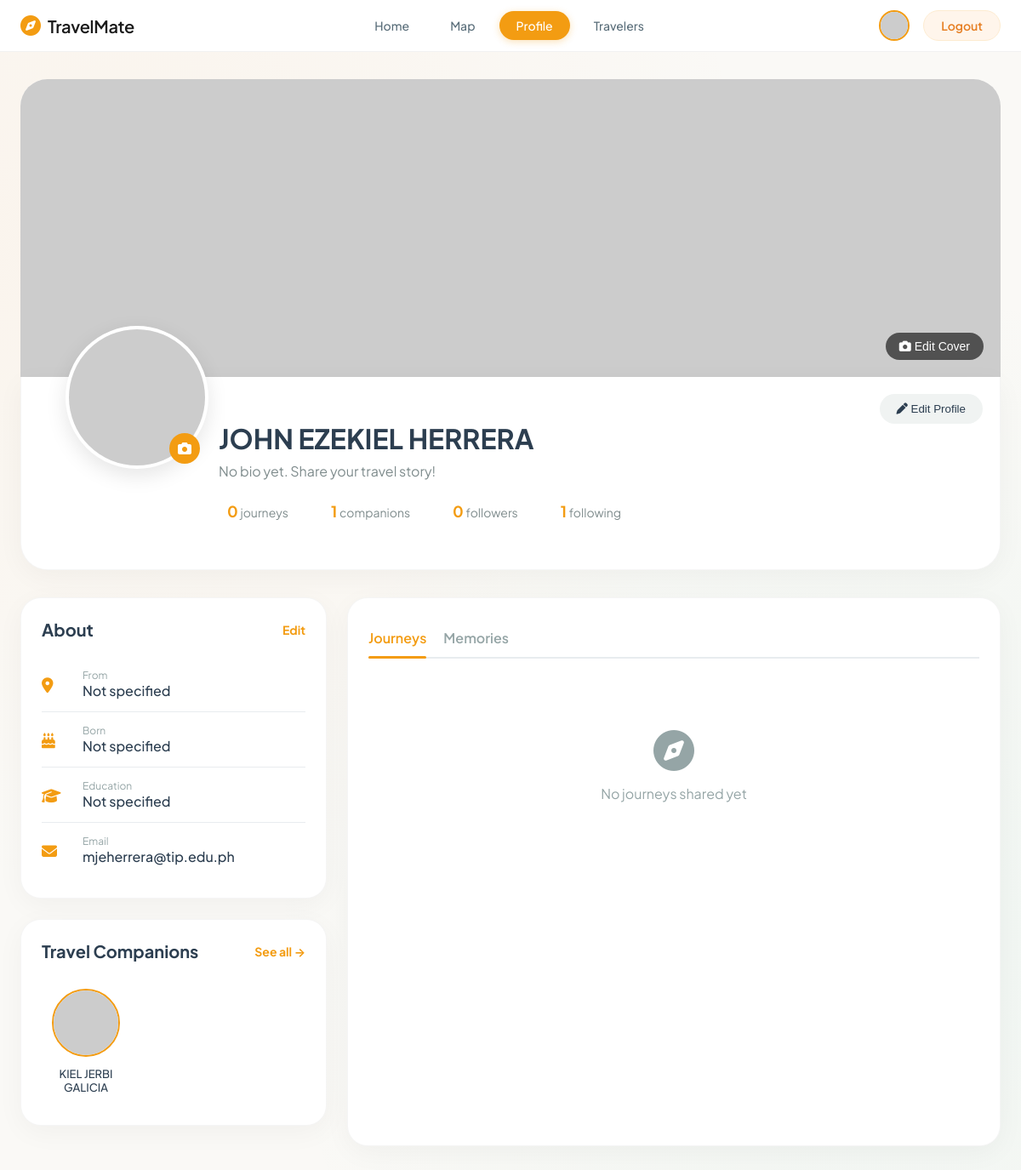
Screenshot of /profile.php (signed in) with the database file from the repository.
### tables this page shows
CREATE TABLE `users` (
  `id` int(11) NOT NULL,
  `username` varchar(50) NOT NULL,
  `email` varchar(100) NOT NULL,
  `password_hash` varchar(255) NOT NULL,
  `full_name` varchar(100) DEFAULT NULL,
  `bio` text DEFAULT NULL,
  `profile_pic` varchar(255) DEFAULT 'default.jpg',
  `cover_photo` varchar(255) DEFAULT 'default_cover.jpg',
  `location` varchar(255) DEFAULT NULL,
  `birthdate` date DEFAULT NULL,
  `education` varchar(255) DEFAULT NULL,
  `pinned_post_id` int(11) DEFAULT NULL,
  `show_location_on_map` tinyint(1) DEFAULT 0,
  `last_latitude` decimal(10,8) DEFAULT NULL,
  `last_longitude` decimal(11,8) DEFAULT NULL,
  `email_verified` tinyint(4) DEFAULT 1,
  `verification_token` varchar(255) DEFAULT NULL,
  `token_expires` timestamp NULL DEFAULT NULL,
  `created_at` timestamp NOT NULL DEFAULT current_timestamp()
);

### profile.php (the view, shortened to what this page needs)
<?php
include 'config.php';
$viewing_user_id = isset($_GET['id']) ? (int)$_GET['id'] : $_SESSION['user_id'];
$is_own_profile = ($viewing_user_id == $_SESSION['user_id']);
$user_query = "SELECT * FROM users WHERE id = $viewing_user_id";
$user_result = mysqli_query($conn, $user_query);
$user = mysqli_fetch_assoc($user_result);
$posts_count = mysqli_fetch_assoc(mysqli_query($conn, "SELECT COUNT(*) as count FROM posts WHERE user_id = $viewing_user_id"))['count'];
$friends_count = mysqli_fetch_assoc(mysqli_query($conn, "SELECT COUNT(*) as count FROM friends_followers WHERE ((follower_id = $viewing_user_id OR following_id = $viewing_user_id) AND status = 'accepted')"))['count'];
$followers_count = mysqli_fetch_assoc(mysqli_query($conn, "SELECT COUNT(*) as count FROM friends_followers WHERE following_id = $viewing_user_id AND status = 'accepted'"))['count'];
$following_count = mysqli_fetch_assoc(mysqli_query($conn, "SELECT COUNT(*) as count FROM friends_followers WHERE follower_id = $viewing_user_id AND status = 'accepted'"))['count'];
$pinned_post = null;
$friends_list_query = "SELECT DISTINCT u.* FROM users u
                       WHERE u.id IN (
                           SELECT following_id FROM friends_followers
                           WHERE follower_id = $viewing_user_id AND status = 'accepted'
                           UNION
                           SELECT follower_id FROM friends_followers
                           WHERE following_id = $viewing_user_id AND status = 'accepted'
                       )
                       LIMIT 9";
$friends_list = mysqli_query($conn, $friends_list_query);
?>
<!DOCTYPE html>
<html lang="en">
<head>
    <link rel="stylesheet" href="https://cdnjs.cloudflare.com/ajax/libs/font-awesome/6.4.0/css/all.min.css">
</head>
<body>
   <nav class="navbar">
    <div class="nav-container">
        <div class="logo">
            <i class="fas fa-compass logo-icon"></i>
            <h2>Travel<span>Mate</span></h2>
        </div>
        <div class="nav-links">
            <a href="homepage.php" class="nav-link">Home</a>
            <a href="map.php" class="nav-link">Map</a>
            <a href="profile.php" class="nav-link active">Profile</a>
            <a href="friends.php" class="nav-link">Travelers</a>
        </div>
        <div class="nav-right">
            <?php
            $nav_profile_pic = isset($_SESSION['profile_pic']) ? $_SESSION['profile_pic'] : 'default.jpg';
            if (!empty($nav_profile_pic) && $nav_profile_pic != 'default.jpg' && file_exists('uploads/profiles/' . $nav_profile_pic)) {
                $nav_avatar_url = 'uploads/profiles/' . $nav_profile_pic;
            } else {
                $name = isset($_SESSION['full_name']) ? urlencode($_SESSION['full_name']) : 'User';
                $nav_avatar_url = "https://ui-avatars.com/api/?background=f39c12&color=fff&rounded=true&size=40&bold=true&name=$name";
            }
            ?>
            <img src="<?php echo $nav_avatar_url; ?>" class="profile-avatar" alt="Profile" onclick="window.location.href='profile.php'">
            <a href="logout.php" class="logout-btn">Logout</a>
        </div>
    </div>
</nav>
    <div class="profile-container">
        <div class="cover-container">
            <?php
            $cover_photo_path = 'uploads/covers/' . $user['cover_photo'];
            if (!empty($user['cover_photo']) && $user['cover_photo'] != 'default_cover.jpg' && file_exists($cover_photo_path)) {
                $cover_url = $cover_photo_path;
            } else {
                $cover_url = 'https://via.placeholder.com/1200x350/f5f5f0/f39c12?text=Cover+Photo';
            }
            ?>
            <div class="cover-photo" style="background-image: url('<?php echo $cover_url; ?>'); background-size: cover; background-position: center;"
                 onclick="viewFullImage('<?php echo $cover_url; ?>')">
                <?php if ($is_own_profile): ?>
                <div class="cover-overlay" onclick="event.stopPropagation()">
                    <button class="edit-cover-btn" onclick="openCoverModal()">
                        <i class="fas fa-camera"></i> Edit Cover
                    </button>
                </div>
                <?php endif; ?>
            </div>
        </div>
        <div class="profile-info-area">
            <div class="profile-pic-wrapper">
                <?php
                $profile_pic_path = 'uploads/profiles/' . $user['profile_pic'];
                if (!empty($user['profile_pic']) && $user['profile_pic'] != 'default.jpg' && file_exists($profile_pic_path)) {
                    $profile_url = $profile_pic_path;
                    $profile_full_url = $profile_pic_path;
                } else {
                    $name = urlencode($user['full_name']);
                    $profile_url = "https://ui-avatars.com/api/?background=f39c12&color=fff&rounded=true&size=168&bold=true&name=$name";
                    $profile_full_url = '';
                }
                ?>
                <img src="<?php echo $profile_url; ?>" class="profile-pic" alt="Profile Picture" id="mainProfilePic"
                     onclick="viewFullImage('<?php echo $profile_full_url; ?>')">
                <?php if ($is_own_profile): ?>
                <div class="edit-pic-btn" onclick="openProfilePicModal()">
                    <i class="fas fa-camera"></i>
                </div>
                <?php endif; ?>
            </div>
            <div class="profile-name-section">
                <div class="profile-name"><?php echo htmlspecialchars($user['full_name']); ?></div>
                <div class="profile-bio"><?php echo htmlspecialchars($user['bio'] ?: "No bio yet. Share your travel story!"); ?></div>
                <div class="profile-stats">
                    <div class="stat-item" onclick="showPostsTab()">
                        <span class="stat-number"><?php echo $posts_count; ?></span>
                        <span class="stat-label">journeys</span>
                    </div>
                    <div class="stat-item" onclick="window.location.href='friends.php'">
                        <span class="stat-number"><?php echo $friends_count; ?></span>
                        <span class="stat-label">companions</span>
                    </div>
                    <div class="stat-item">
                        <span class="stat-number"><?php echo $followers_count; ?></span>
                        <span class="stat-label">followers</span>
                    </div>
                    <div class="stat-item">
                        <span class="stat-number"><?php echo $following_count; ?></span>
                        <span class="stat-label">following</span>
                    </div>
                </div>
            </div>
            <?php if ($is_own_profile): ?>
                <button class="edit-profile-btn" onclick="openEditProfileModal()">
                    <i class="fas fa-pen"></i> Edit Profile
                </button>
            <?php endif; ?>
        </div>
        <div class="profile-content">
            <div class="left-column">
                <div class="about-section">
                    <div class="section-title">
                        About
                        <?php if ($is_own_profile): ?>
                        <span class="edit-link" onclick="openEditInfoModal()">Edit</span>
                        <?php endif; ?>
                    </div>
                    <div class="info-row">
                        <div class="info-icon"><i class="fas fa-map-marker-alt"></i></div>
                        <div class="info-text">
                            <div class="info-label">From</div>
                            <div class="info-value"><?php echo htmlspecialchars($user['location'] ?? 'Not specified'); ?></div>
                        </div>
                    </div>
                    <div class="info-row">
                        <div class="info-icon"><i class="fas fa-birthday-cake"></i></div>
                        <div class="info-text">
                            <div class="info-label">Born</div>
                            <div class="info-value"><?php echo htmlspecialchars($user['birthdate'] ?? 'Not specified'); ?></div>
                        </div>
                    </div>
                    <div class="info-row">
                        <div class="info-icon"><i class="fas fa-graduation-cap"></i></div>
                        <div class="info-text">
                            <div class="info-label">Education</div>
                            <div class="info-value"><?php echo htmlspecialchars($user['education'] ?? 'Not specified'); ?></div>
                        </div>
                    </div>
                    <div class="info-row">
                        <div class="info-icon"><i class="fas fa-envelope"></i></div>
                        <div class="info-text">
                            <div class="info-label">Email</div>
                            <div class="info-value"><?php echo htmlspecialchars($user['email']); ?></div>
                        </div>
                    </div>
                </div>
                <div class="friends-section">
                    <div class="section-title">
                        Travel Companions
                        <a href="friends.php" class="edit-link">See all →</a>
                    </div>
                    <div class="friends-grid">
                        <?php if (mysqli_num_rows($friends_list) == 0): ?>
                            <div style="grid-column: span 3; text-align: center; color: #95a5a6; padding: 20px;">
                                No companions yet
                            </div>
                        <?php else: ?>
                            <?php while ($friend = mysqli_fetch_assoc($friends_list)): ?>
                                <div class="friend-card" onclick="viewProfile(<?php echo $friend['id']; ?>)">
                                    <?php
                                    $friend_pic = $friend['profile_pic'];
                                    if (!empty($friend_pic) && $friend_pic != 'default.jpg' && file_exists('uploads/profiles/' . $friend_pic)) {
                                        $friend_avatar_url = 'uploads/profiles/' . $friend_pic;
                                    } else {
                                        $name = urlencode($friend['full_name']);
                                        $friend_avatar_url = "https://ui-avatars.com/api/?background=f39c12&color=fff&rounded=true&size=80&bold=true&name=$name";
                                    }
                                    ?>
                                    <img src="<?php echo $friend_avatar_url; ?>" class="friend-avatar">
                                    <div class="friend-name"><?php echo htmlspecialchars($friend['full_name']); ?></div>
                                </div>
                            <?php endwhile; ?>
                        <?php endif; ?>
                    </div>
                </div>
            </div>
            <div class="posts-section">
                <div class="post-tabs">
                    <div class="post-tab active" onclick="switchTab('posts')">Journeys</div>
                    <div class="post-tab" onclick="switchTab('photos')">Memories</div>
                </div>
                <div id="postsContent" class="tab-content">
                    <?php if ($posts_count == 0 && !$pinned_post): ?>
                        <div style="text-align: center; padding: 60px 20px; color: #95a5a6;">
                            <i class="fas fa-compass" style="font-size: 48px; margin-bottom: 16px; display: block;"></i>
                            No journeys shared yet
                        </div>
                    <?php endif; ?>
                </div>
            </div>
        </div>
    </div>
</body>
</html>

### rows the page displays
users: full_name "JOHN EZEKIEL HERRERA", bio "No bio yet. Share your travel story!", location "Not specified", birthdate "Not specified", education "Not specified", email "mjeherrera@tip.edu.ph"
users: full_name "KIEL JERBI GALICIA"

### other values shown
$posts_count "0"
$friends_count "1"
$followers_count "0"
$following_count "1"
